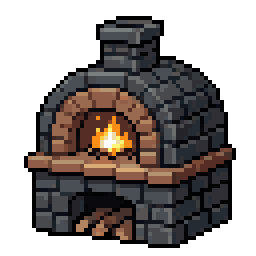
#> input picture art/pixellab/hearth_candidates/fra-00.png, 64 x 64 px (shown 4 times larger)
$ python -i install_assets.py   (imports and definitions only)
#> lines starting #> are read from the running program, lines starting #| are printed output that depends on the picture; after the words box and inside, x2 and y2 are one past the last pixel; in counts of white or black regions, pixels touching at a corner belong together
#> further down, picture is the input picture: PIL image 64x64 RGBA; mean R, G, B, A 37, 30.9, 29.1, 139.2
#!/usr/bin/env python3
"""PixelLab 후보를 골라 res/ 에 설치한다.

  python3 tools/install_assets.py picks.json

picks.json 항목: {"res": "출력명", "src": "art/.../fra-07.png", "group": "hearth"}
- 같은 group 은 공통 bbox 하나로 크롭한다 (상태 전환 시 그림이 안 흔들리게).
- group 없으면 각자 투명 여백 크롭. 리샘플은 절대 하지 않는다 (픽셀 무가공).
- 알파는 이진화(128 미만 버림, 이상 255) — 페더 금지 원칙.
"""
import json
import pathlib
import sys

from PIL import Image

ROOT = pathlib.Path(__file__).resolve().parent.parent
RES = ROOT / "res"


def binarize(im: Image.Image) -> Image.Image:
    im = im.convert("RGBA")
    r, g, b, a = im.split()
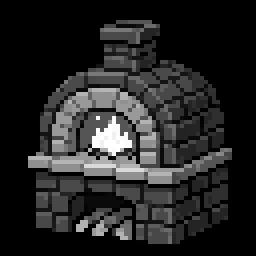
#> r: PIL image 64x64 L (shown 4 times larger); min 0, max 255, mean 37
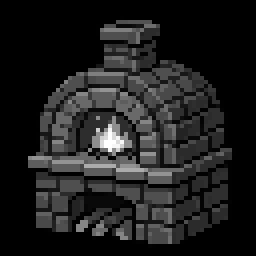
#> g: PIL image 64x64 L (shown 4 times larger); min 0, max 255, mean 30.9
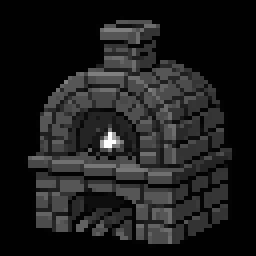
#> b: PIL image 64x64 L (shown 4 times larger); min 1, max 255, mean 29.1
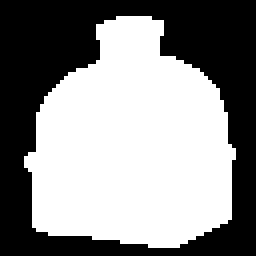
#> a: PIL image 64x64 L (shown 4 times larger); 54.6% white; 1 black region, box (x1, y1, x2, y2) and area: (0, 0, 64, 64) 1860
    a = a.point(lambda v: 255 if v >= 128 else 0)
    im.putalpha(a)
    return im


def main() -> None:
    picks = json.loads(pathlib.Path(sys.argv[1]).read_text())
    RES.mkdir(exist_ok=True)
    groups: dict[str, list[dict]] = {}
    for p in picks:
        groups.setdefault(p.get("group") or p["res"], []).append(p)

    for gname, items in groups.items():
        images = [(p, binarize(Image.open(ROOT / p["src"]))) for p in items]
        boxes = [im.getbbox() for _, im in images]
        boxes = [b for b in boxes if b]
        if not boxes:
            print(f"SKIP {gname}: 전부 빈 이미지")
            continue
        # 그룹 공통 bbox (union)
        box = (min(b[0] for b in boxes), min(b[1] for b in boxes),
               max(b[2] for b in boxes), max(b[3] for b in boxes))
        for p, im in images:
            out = RES / f"{p['res']}.png"
            im.crop(box).save(out)
            print(f"{p['src']} -> {out.relative_to(ROOT)} "
                  f"{box[2]-box[0]}x{box[3]-box[1]}")


# [2 lines not run here, left out]

>>> from PIL import Image
>>> picture = Image.open('../art/pixellab/hearth_candidates/fra-00.png')
>>> result = binarize(picture)

$ run again, on art/pixellab/hearth_candidates/fra-03.png
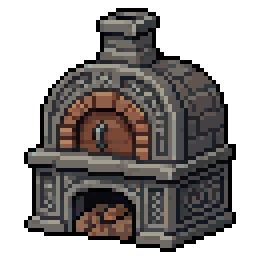
#> input picture art/pixellab/hearth_candidates/fra-03.png, 64 x 64 px (shown 4 times larger)
#> picture is the input picture: PIL image 64x64 RGBA; mean R, G, B, A 43.4, 39.5, 38.2, 143.9
#> in binarize, `r, g, b, a = im.split()`:
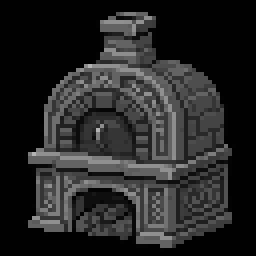
#> b: PIL image 64x64 L (shown 4 times larger); min 1, max 179, mean 38.2
#> in binarize, `r, g, b, a = im.split()`:
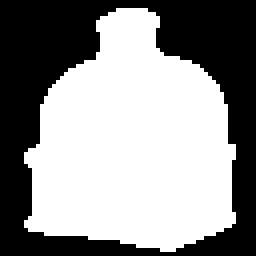
#> a: PIL image 64x64 L (shown 4 times larger); 56.4% white; 1 black region, box (x1, y1, x2, y2) and area: (0, 0, 64, 64) 1785

$ run again, on art/pixellab/hearth_candidates/fra-04.png
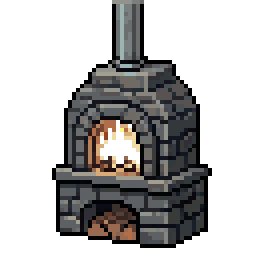
#> input picture art/pixellab/hearth_candidates/fra-04.png, 64 x 64 px (shown 4 times larger)
#> picture is the input picture: PIL image 64x64 RGBA; mean R, G, B, A 31, 30.1, 30.1, 102.4
#> in binarize, `r, g, b, a = im.split()`:
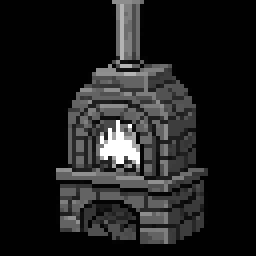
#> b: PIL image 64x64 L (shown 4 times larger); min 1, max 255, mean 30.1
#> in binarize, `r, g, b, a = im.split()`:
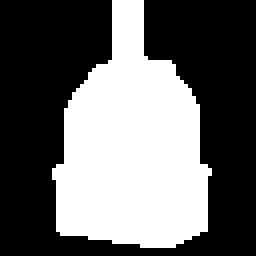
#> a: PIL image 64x64 L (shown 4 times larger); 40.2% white; 1 white region, box (x1, y1, x2, y2) and area: (13, 0, 53, 62) 1645

$ run again, on art/pixellab/hearth_candidates/fra-06.png
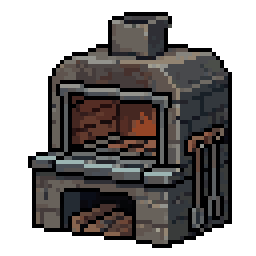
#> input picture art/pixellab/hearth_candidates/fra-06.png, 64 x 64 px (shown 4 times larger)
#> picture is the input picture: PIL image 64x64 RGBA; mean R, G, B, A 35.7, 32.5, 32, 146.8
#> in binarize, `r, g, b, a = im.split()`:
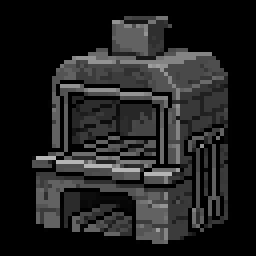
#> g: PIL image 64x64 L (shown 4 times larger); min 0, max 181, mean 32.5
#> in binarize, `r, g, b, a = im.split()`:
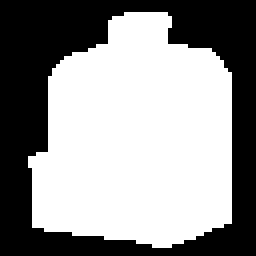
#> a: PIL image 64x64 L (shown 4 times larger); 57.6% white; 1 black region, box (x1, y1, x2, y2) and area: (0, 0, 64, 64) 1738
